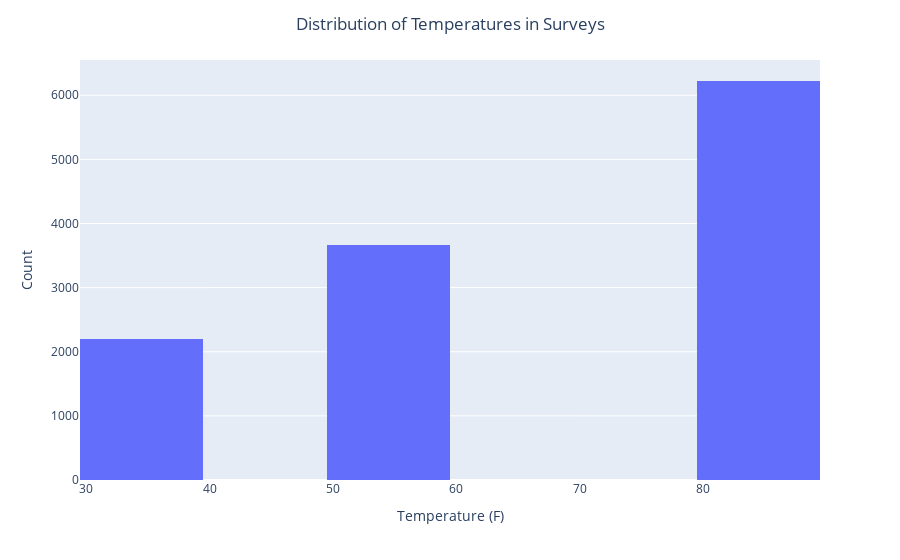

The code cell stored with this chart in its notebook:
### Markdown cell above
6. Use a histogram to visualize the temperature column.

### Code cell
px.histogram(data_clean["temperature"], nbins = 10).update_layout(xaxis_title = "Temperature (F)", yaxis_title = "Count", 
                                                                                  title = "Distribution of Temperatures in Surveys",
                                                                                  title_x = 0.5, showlegend = False)

### Figure 1 — Plotly figure (JSON) as saved in the notebook; plotly's stock layout.template omitted (floating-point values rounded to 4 significant figures; data arrays with more than 128 entries replaced by an {"elided": "..."} marker saying what was removed)
{"data": [{"alignmentgroup": "True", "bingroup": "x", "hovertemplate": "variable=temperature<br>value=%{x}<br>count=%{y}<extra></extra>", "legendgroup": "temperature", "marker": {"color": "#636efa", "pattern": {"shape": ""}}, "name": "temperature", "nbinsx": 10, "offsetgroup": "temperature", "orientation": "v", "showlegend": true, "type": "histogram", "x": {"elided": "12079 int values"}, "xaxis": "x", "yaxis": "y"}], "layout": {"autosize": true, "barmode": "relative", "legend": {"title": {"text": "variable"}, "tracegroupgap": 0}, "margin": {"t": 60}, "showlegend": false, "title": {"text": "Distribution of Temperatures in Surveys", "x": 0.5}, "xaxis": {"anchor": "y", "autorange": true, "domain": [0, 1], "range": [29.5, 89.5], "title": {"text": "Temperature (F)"}, "type": "linear"}, "yaxis": {"anchor": "x", "autorange": true, "domain": [0, 1], "range": [0, 6549.0], "title": {"text": "Count"}}}}
